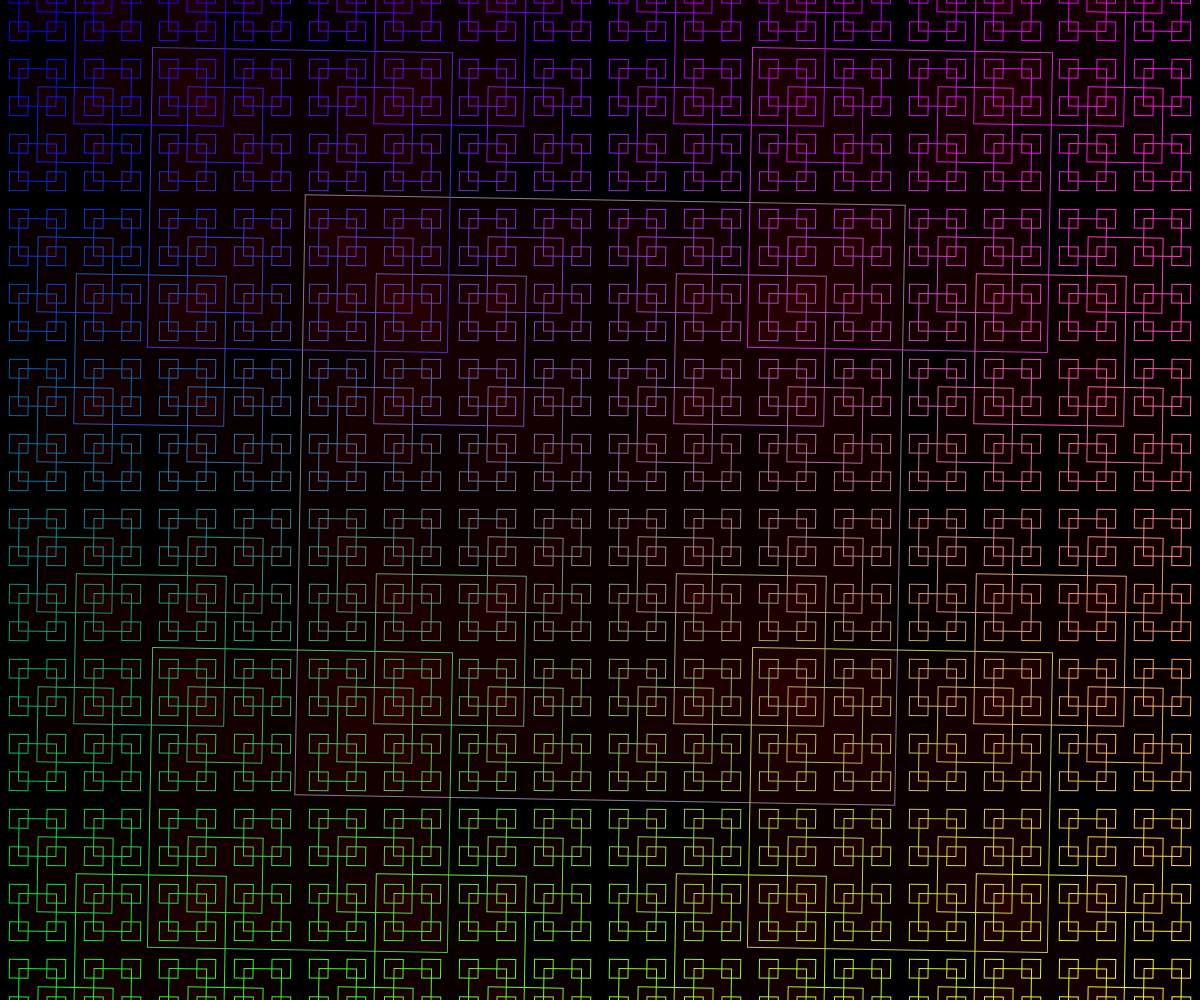
Frame 1 (no input)
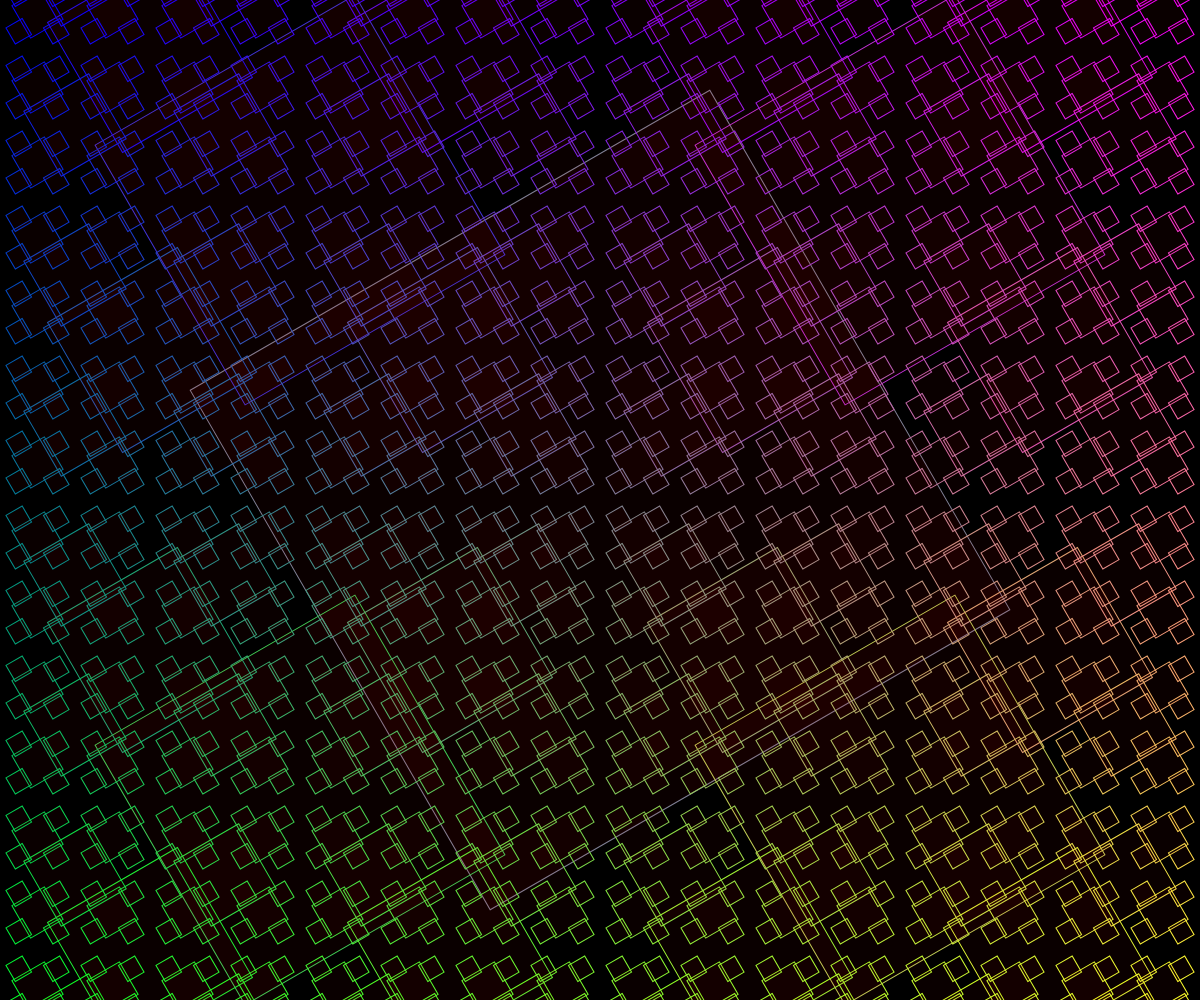
Frame 60 (no input)
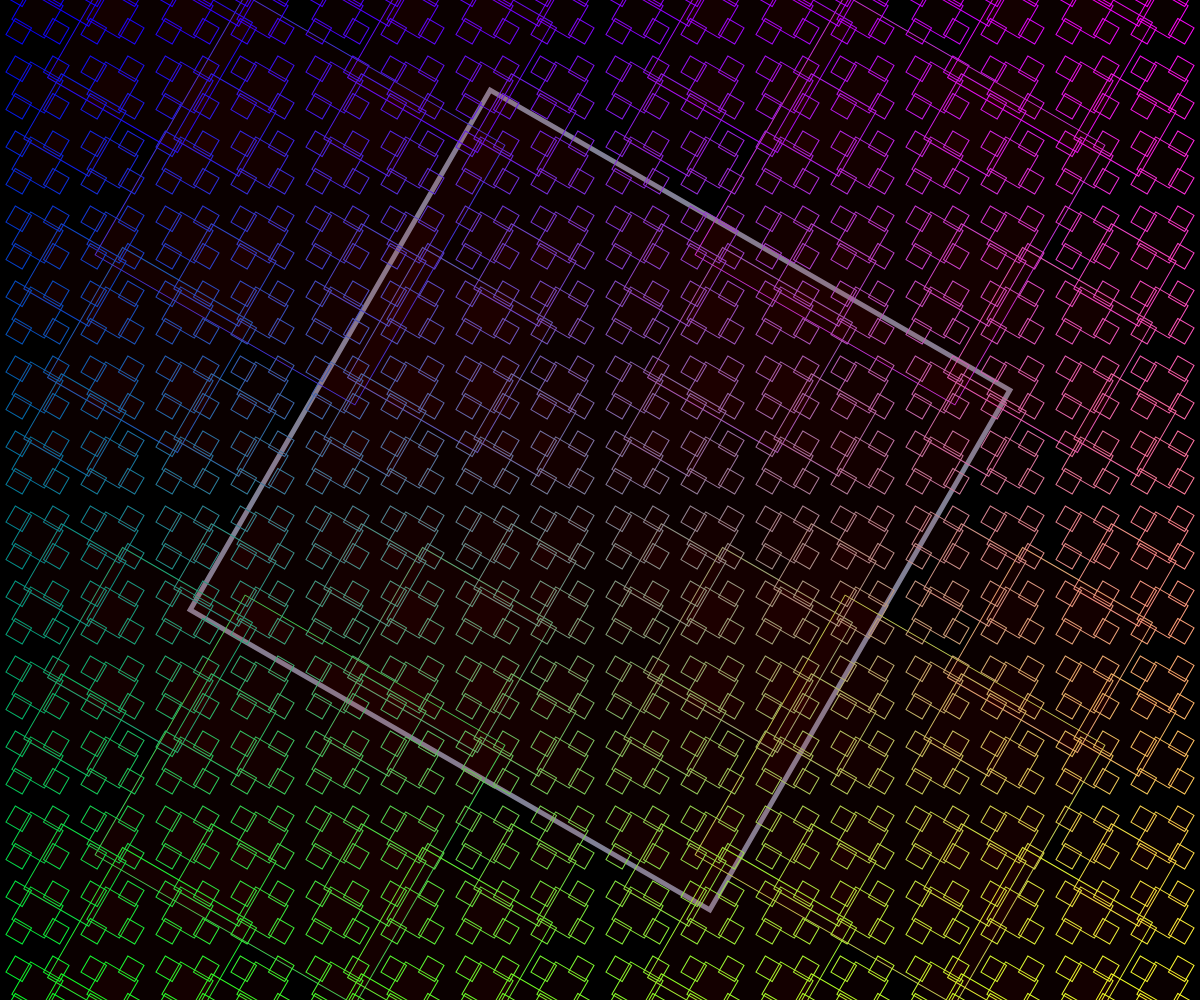
Frame 120 (the mouse pressed at the canvas centre since frame 60)

The p5.js sketch that drew these frames (run headless with seeded random() and noise() and a simulated clock; from frame 60 on, the mouse is pressed at the canvas centre):

// p5.js sketch
// ── sketch.js

function setup() {
  createCanvas(windowWidth, windowHeight);
}

function centerCircle(x,y,d) {
  if (d > 1) {
    circle(x,y,d);
    centerCircle(x,y,d*0.99);
  }
}

function circleFractal(x,y,d) {
  if (d > 1) {
    circle(x,y,d);
    circleFractal(x-d/2,y,d/2);
    circleFractal(x+d/2,y,d/2);
    circleFractal(x,y+d/2,d/2);
    // circleFractal(x,y+d/2,d/2);
  }
}

function draw() {
  fill(255,0,0,10);
  rectMode(CENTER);
  background(0);
  stroke(255);
  // circleFractal(width/2,height/2,width/2);
  squareFractal(width/2, height/2, width/2);
  setFill();
}

function setFill(x,y,s){
  if(dist(mouseX,mouseY,x,y) < s/2) {
    strokeWeight(5);
  }
  else strokeWeight(1);
}

function squareFractal(x,y,size) {
  if (size > 10) {
    push();
    let r = map(x,0,width,0,255);
    let g = map(y,0,height,0,255);
    let b = map(y,0,width,255,0);
    stroke(r,g,b);
    translate(x, y);
    rotate(radians(frameCount));
    setFill(x,y,size);
    square(0,0,size);
    pop();
    squareFractal(x-size/2,y-size/2,size*0.5);
    squareFractal(x-size/2,y+size/2,size*0.5);
    squareFractal(x+size/2,y+size/2,size*0.5);
    squareFractal(x+size/2,y-size/2,size*0.5);
  }
}
